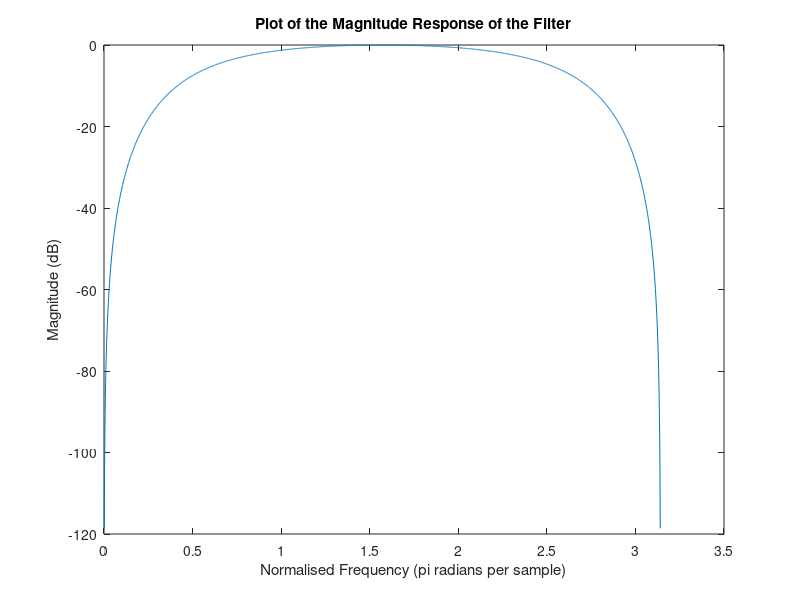

Write the MATLAB code that produced this figure. (Note: this script raises an error after producing the figure.)
%%%%%%%%%%%%%%%%%%%%%%%%%%%%%%%%%%%%%%%%%%%%%%%%%%%%%%%%%%%%%%%%%%%%%
%
% exercise_3.m
%
% Exercise 3 as part of Assignment 1 for EE445.
% Luke Canny 19339166 25/10/2022
%
%%%%%%%%%%%%%%%%%%%%%%%%%%%%%%%%%%%%%%%%%%%%%%%%%%%%%%%%%%%%%%%%%%%%%

% Specifying Filters
b1 = [0.16 -0.48 0.48 -0.16]; % X Side
a1 = [1 0.13 0.52 0.3];       % Y Side

b2 = [0.634, 0, -0.634]; 
a2 = [1, 0, -0.268]; 

b3 = [0.634, 0, 0.634]; 
a3 = [1, 0, 0.268]; 

b4 = [0.634, -5, 10]; 
a4 = [10, -5, 1]; 

% Part (i)
% Applying freqz function
[h, w] = freqz(b2,a2,2048);

% Converting frequency response vector to decibels (h is complex)
hDB = 20*log(abs(h));
figure;
% Plotting data
plot(w, hDB);
title("Plot of the Magnitude Response of the Filter")
xlabel("Normalised Frequency (pi radians per sample)");
ylabel("Magnitude (dB)");

figure;

n1 = [0:25];
h1 = impz(b1,a1,n1);

% stem(n1,h1,'linewidth',2);
stem(h1);
grid on;
xlabel('Sample Index (n)');
ylabel('Magnitude of Impulse Response');
title('Impulse Response of the Filter');
